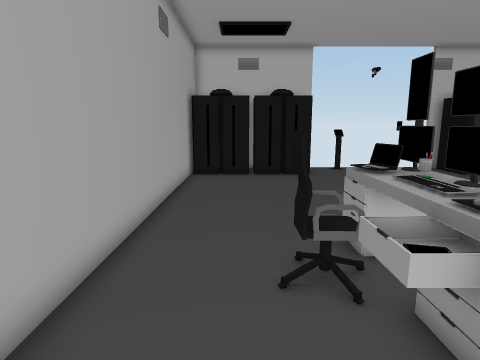
[1] (above)

17 first-person views from a walk through a 3-D level made in the Unity game engine. The camera is 1.4 m above the floor, tilts 10° down and sees 75° across. Doors are open. The floor is counted in squares, 0.5 m on a side. Each view is taken from the middle of a square. On the plan, view 1 faces up. The plan holds only what a view shows up to about 20 squares ahead; the rest is blank. The player character is not drawn.

[2]
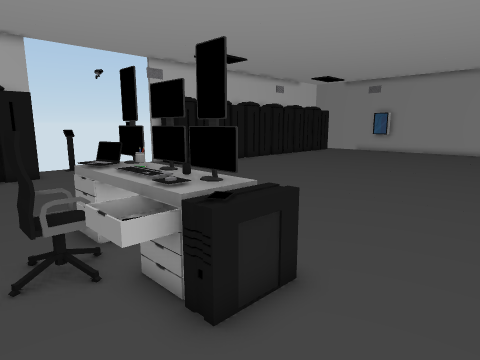

[3]
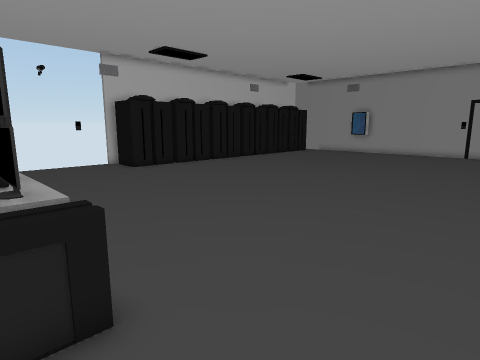

[4]
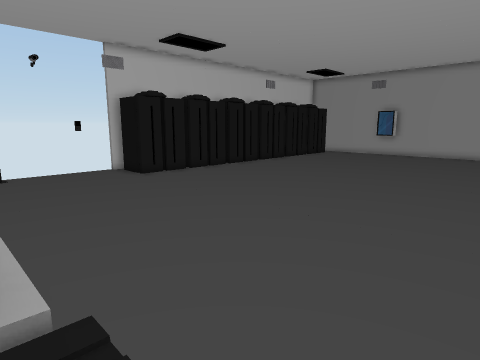

[5]
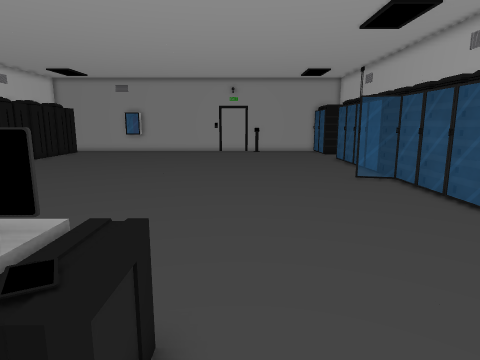

[6]
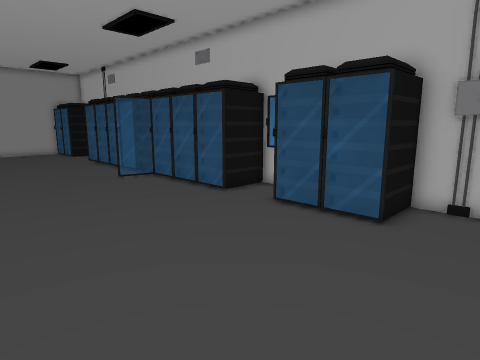

[7]
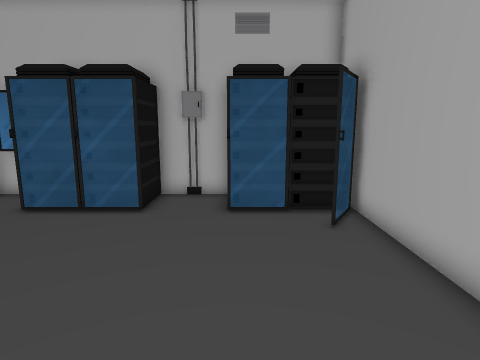

[8]
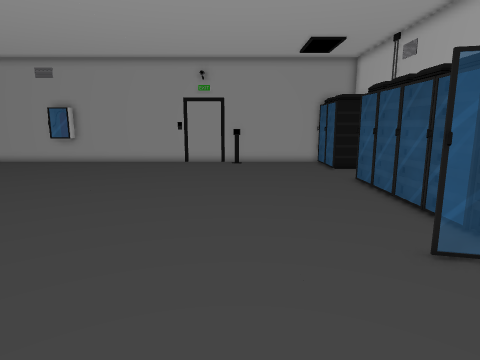

[9]
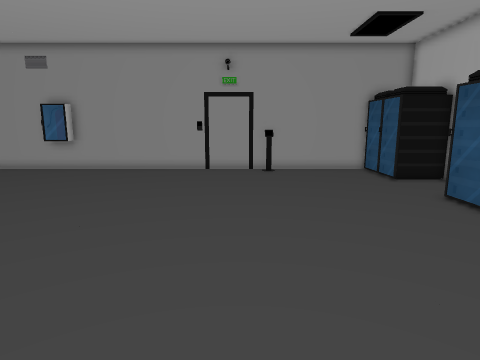

[10]
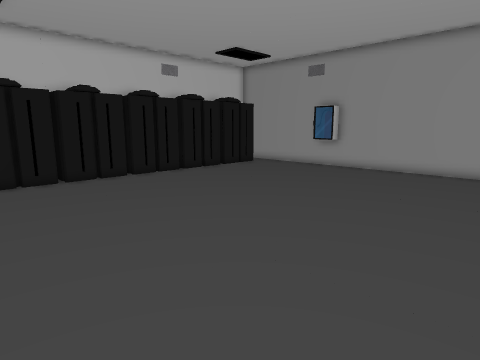

[11]
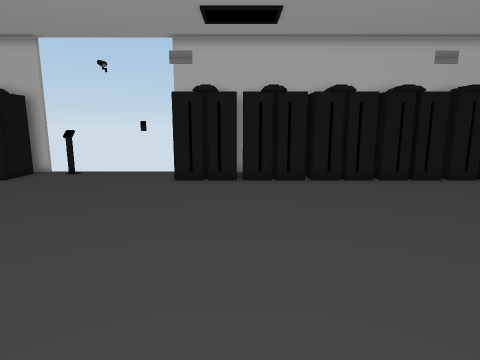

[12]
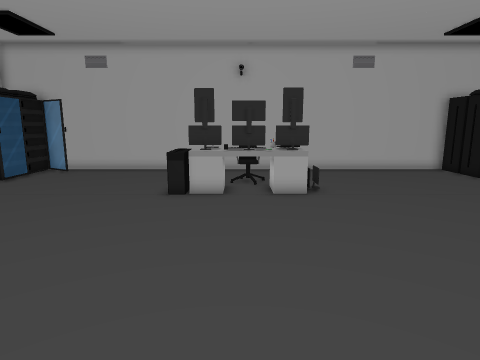

[13]
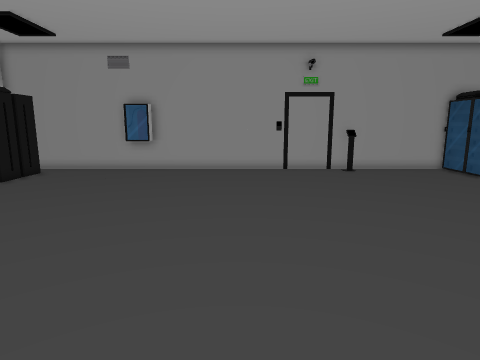

[14]
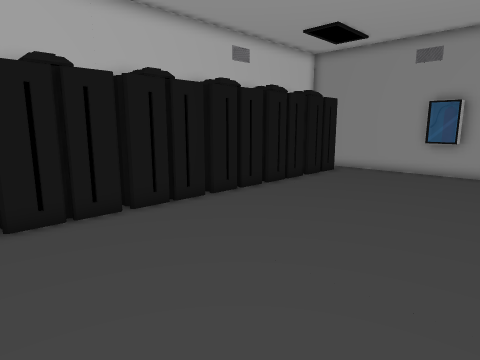

[15]
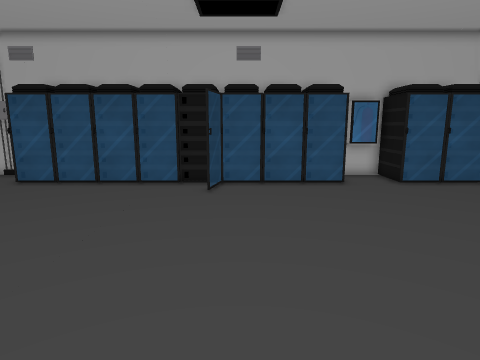

[16]
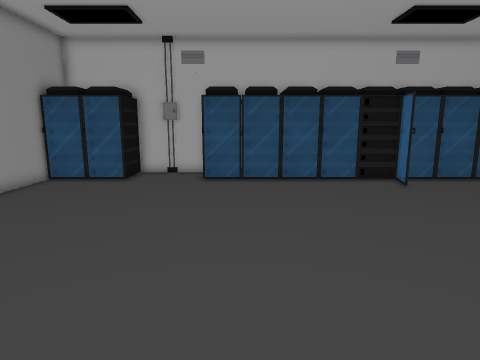

[17]
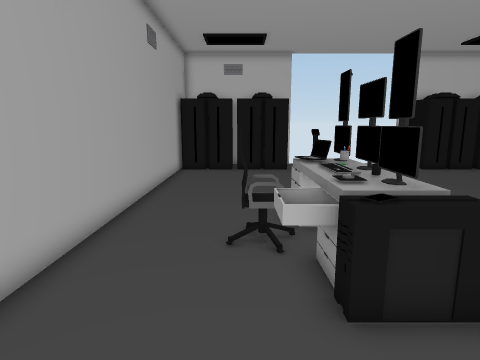

### Floor plan
Key: @ floor where view 1 was taken; # wall or solid block; . floor; D open door; = window, fence, low wall or low ledge; L laptop; E desk; C chair; K keyboard; M computer; B box; F fire extinguisher.
Columns run from 3 left of view 1 to 35 right of it. Each row starts with its distance up from view 1.
 21        #DDDDDDDD#
 20        #.##.....#
 19        #........#                     #
 18 ########........#####################.#
 17 #.....................................#
 16 #.....................................#
 15 #.....................................#
 14 #.....................................#
 13 #....................................B#
 12 #....................................FF
 11 #.....................................#
 10 #.....................................#
  9 #.....................................#
  8 #.....LE..............................#
  7 #.....LE..............................#
  6 #...CCKE..............................#
  5 #...CCKE..............................#
  4 #....EEE..............................#
  3 #....EM#M.............................#
  2 #.... MMM.............................#
  1 #.....................................#
  0 #..@..................................#
 -1 #.....................................#
 -2 #.....................................#
 -3 #.....................................#
 -4 #.....................................#
 -5 ##..................#.................#
 -6 #=..................=.................#
 -7 ###== .#====..#=#=#=###=#=#=#=#...#=#=#
 -8       .#  ##..#               #...#
 -9      ###   ####               #####
-10            ####

Where each view was taken, in squares from view 1:
view 1: 0 up, 0 right, facing up
view 2: 1 down, 0 right, facing up-right
view 3: 2 down, 3 right, facing up-right
view 4: 1 up, 4 right, facing up-right
view 5: 1 up, 1 right, facing right
view 6: 2 up, 1 right, facing down-right
view 7: 3 up, 1 right, facing down
view 8: 1 down, 11 right, facing right
view 9: 1 up, 15 right, facing right
view 10: 1 up, 15 right, facing up-right
view 11: 2 up, 16 right, facing up
view 12: 5 up, 17 right, facing left
view 13: 6 up, 15 right, facing right
view 14: 8 up, 15 right, facing up-right
view 15: 8 up, 16 right, facing down
view 16: 9 up, 25 right, facing down
view 17: 2 down, 1 right, facing up
